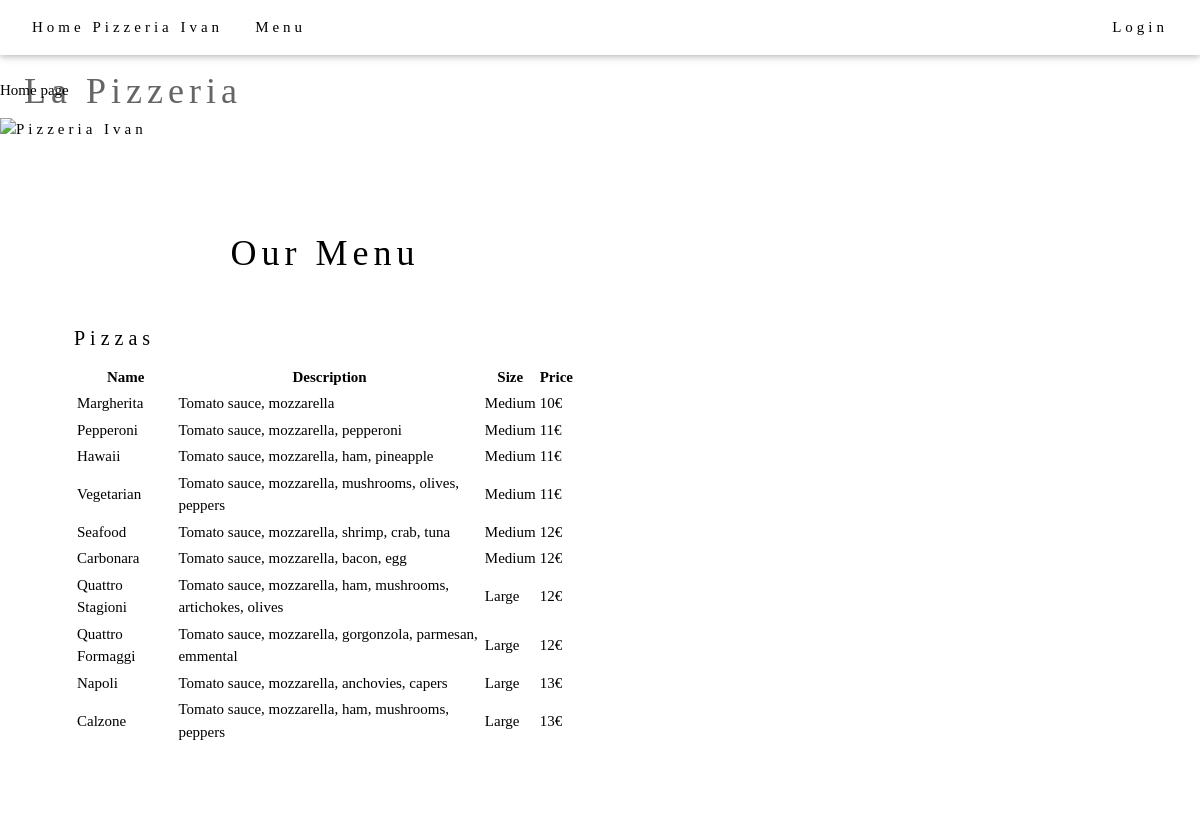
The page / on the database its author committed.
### Examinationsprojekt/database.py (models this page shows, shortened)
class Pizzas(Base):
        __tablename__ = "Pizzas"
        id = Column(Integer, primary_key=True)
        name = Column(String(255))
        price = Column(String(255))
        size = Column(Integer)
        toppings = Column(String(255))

### Examinationsprojekt/app.py (the view)
@app.route('/')
def index():
    list_pizzas = list_pizza()
    return render_template('index.html', pizzas=list_pizzas)

### Examinationsprojekt/app.py (called while the page is built)
def list_pizza():
    Session = sessionmaker(bind=engine)
    s = Session()
    result_pizzas = s.query(Pizzas).all()
    name_pizzas = []
    price_pizzas = []
    size_pizzas = []
    toppings_pizzas = []
    for row in result_pizzas:
        name_pizzas.append(row.name)
        price_pizzas.append(row.price)
        size_pizzas.append(row.size)
        toppings_pizzas.append(row.toppings)
    list_pizzas = []
    for i in range(len(name_pizzas)):
        list_pizzas.append([name_pizzas[i], price_pizzas[i], size_pizzas[i], toppings_pizzas[i]])
    return list_pizzas

### Examinationsprojekt/templates/index.html (shortened to what this page needs)
{% extends "base.html" %}
{% block head %}
    <link rel="stylesheet" href="{{ url_for('static', filename='css/w3.css') }}">
    <h1>Home</h1>
    <p>Home page</p>
{% endblock %}
{% block navbar %}
<div class="w3-top">
    <div class="w3-bar w3-white w3-padding w3-card" style="letter-spacing:4px;">
      <a href="#home" class="w3-bar-item w3-button">Home Pizzeria Ivan</a>
      <a href="#menu" class="w3-bar-item w3-button">Menu</a>
      <div class="w3-right w3-hide-small">
        <a href="/home" class="w3-bar-item w3-button">Login</a>
      </div>
    </div>
  </div>
{% endblock %}
{% block body %}
<header class="w3-display-container w3-content w3-wide" style="max-width:1600px;min-width:500px" id="home">
    <img class="w3-image" src="{{ url_for('static', filename='img/pizza.jpg') }}" alt="Pizzeria Ivan" width="1366" height="768">
    <div class="w3-display-bottomleft w3-padding-large w3-opacity">
      <h1 class="w3-xxlarge">La Pizzeria</h1>
    </div>
  </header>
<div class="w3-content" style="max-width:1100px">
    <div class="w3-row w3-padding-64" id="menu">
        <div class="w3-col l6 w3-padding-large">
            <h1 class="w3-center">Our Menu</h1><br>
            <h4>Pizzas</h4>
            <table style="width:100%">
                <tr>
                  <th>Name</th>
                  <th>Description</th>
                  <th>Size</th>
                  <th>Price</th>
                </tr>
                {% for pizza in pizzas %}
                <tr>
                  <td>{{pizza[0]}}</td>
                  <td>{{pizza[3]}}</td>
                  <td>{{pizza[2]}}</td>
                  <td>{{pizza[1]}}€</td>
                </tr>
                {% endfor %}
              </table>
        </div>
    </div>
</div>
{% endblock %}

### Examinationsprojekt/templates/base.html (shortened to what this page needs)
<!DOCTYPE html>
<html>
<head>
{% block head %}
{% endblock %}
</head>
<body>
    {% block navbar %}
    {% endblock %}
    {% block body %}
    {% endblock %}
</body>
</html>

### Examinationsprojekt/static/css/w3.css (style rules this page uses)
*,*:before,*:after { box-sizing:inherit }
html { -ms-text-size-adjust:100%;-webkit-text-size-adjust:100% }
body { margin:0 }
article,aside,details,figcaption,figure,footer,header,main,menu,nav,section { display:block }
a { background-color:transparent }
img { border-style:none }
html,body { font-family:Verdana,sans-serif;font-size:15px;line-height:1.5 }
html { overflow-x:hidden }
h1 { font-size:36px }
h4 { font-size:20px }
h1,h2,h3,h4,h5,h6 { font-family:"Segoe UI",Arial,sans-serif;font-weight:400;margin:10px 0 }
.w3-wide { letter-spacing:4px }
.w3-image { max-width:100%;height:auto }
img { vertical-align:middle }
a { color:inherit }
.w3-btn,.w3-button { border:none;display:inline-block;padding:8px 16px;vertical-align:middle;overflow:hidden;text-decoration:none;color:inherit;background-color:inherit;text-align:center;cursor:pointer;white-space:nowrap }
.w3-btn,.w3-button { -webkit-touch-callout:none;-webkit-user-select:none;-khtml-user-select:none;-moz-user-select:none;-ms-user-select:none;user-select:none }
.w3-tooltip,.w3-display-container { position:relative }
.w3-bar { width:100%;overflow:hidden }
.w3-bar .w3-bar-item { padding:8px 16px;float:left;width:auto;border:none;display:block;outline:0 }
.w3-bar .w3-button { white-space:normal }
.w3-container:after,.w3-container:before,.w3-panel:after,.w3-panel:before,.w3-row:after,.w3-row:before,.w3-row-padding:after,.w3-row-padding:before, .w3-cell-row:before,.w3-cell-row:after,.w3-clear:after,.w3-clear:before,.w3-bar:before,.w3-bar:after { content:"";display:table;clear:both }
.w3-col,.w3-half,.w3-third,.w3-twothird,.w3-threequarter,.w3-quarter { float:left;width:100% }
@media (min-width:993px) { .w3-col.l6 { width:49.99999% } }
.w3-content,.w3-auto { margin-left:auto;margin-right:auto }
.w3-content { max-width:980px }
.w3-top,.w3-bottom { position:fixed;width:100%;z-index:1 }
.w3-top { top:0 }
.w3-display-bottomleft { position:absolute;left:0;bottom:0 }
.w3-card,.w3-card-2 { box-shadow:0 2px 5px 0 rgba(0,0,0,0.16),0 2px 10px 0 rgba(0,0,0,0.12) }
.w3-opacity,.w3-hover-opacity:hover { opacity:0.60 }
.w3-xxlarge { font-size:36px!important }
.w3-center { text-align:center!important }
.w3-padding { padding:8px 16px!important }
.w3-padding-large { padding:12px 24px!important }
.w3-padding-64 { padding-top:64px!important;padding-bottom:64px!important }
.w3-right { float:right!important }
.w3-white,.w3-hover-white:hover { color:#000!important;background-color:#fff!important }

### Examinationsprojekt/templates/base.html (style rules this page uses)
body { font-family: "Times New Roman", Georgia, Serif; }
h1, h2, h3, h4, h5, h6 { font-family: "Playfair Display"; letter-spacing: 5px; }

### rows shown on the page
Pizzas: name "Margherita", toppings "Tomato sauce, mozzarella", size "Medium", price "10"
Pizzas: name "Pepperoni", toppings "Tomato sauce, mozzarella, pepperoni", size "Medium", price "11"
Pizzas: name "Hawaii", toppings "Tomato sauce, mozzarella, ham, pineapple", size "Medium", price "11"
Pizzas: name "Vegetarian", toppings "Tomato sauce, mozzarella, mushrooms, olives, peppers", size "Medium", price "11"
Pizzas: name "Seafood", toppings "Tomato sauce, mozzarella, shrimp, crab, tuna", size "Medium", price "12"
Pizzas: name "Carbonara", toppings "Tomato sauce, mozzarella, bacon, egg", size "Medium", price "12"
Pizzas: name "Quattro Stagioni", toppings "Tomato sauce, mozzarella, ham, mushrooms, artichokes, olives", size "Large", price "12"
Pizzas: name "Quattro Formaggi", toppings "Tomato sauce, mozzarella, gorgonzola, parmesan, emmental", size "Large", price "12"
Pizzas: name "Napoli", toppings "Tomato sauce, mozzarella, anchovies, capers", size "Large", price "13"
Pizzas: name "Calzone", toppings "Tomato sauce, mozzarella, ham, mushrooms, peppers", size "Large", price "13"
